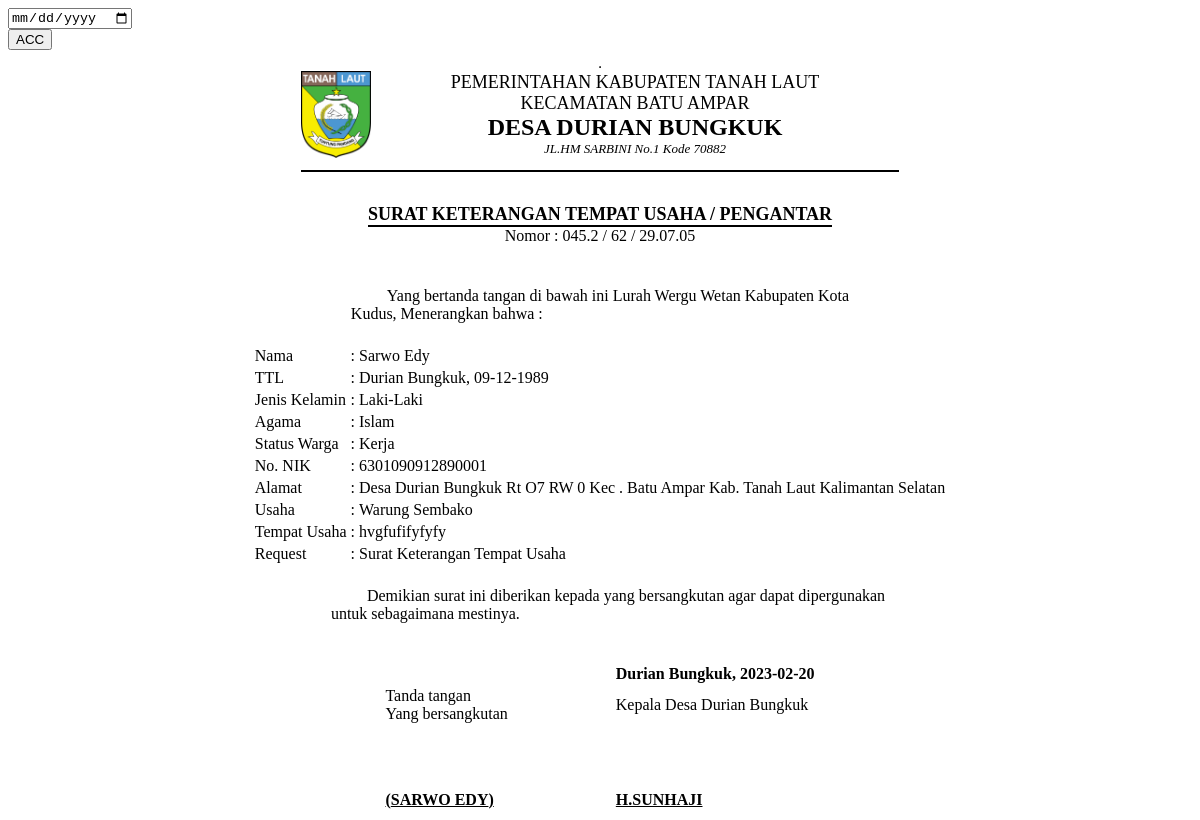
Page /demo1/view_sktu.php?id_request_sktu=62 on the committed database.
### tables this page shows
CREATE TABLE `data_request_sktu` (
  `id_request_sktu` int(11) NOT NULL,
  `nik` varchar(16) NOT NULL,
  `tanggal_request` timestamp NOT NULL DEFAULT current_timestamp(),
  `scan_ktp` text NOT NULL,
  `scan_kk` text NOT NULL,
  `usaha` varchar(30) NOT NULL,
  `keperluan` varchar(20) NOT NULL,
  `keterangan` varchar(50) NOT NULL DEFAULT 'Data sedang diperiksa oleh staff',
  `request` varchar(20) NOT NULL DEFAULT 'TEMPAT USAHA',
  `status` int(11) NOT NULL,
  `acc` date NOT NULL
);

CREATE TABLE `data_user` (
  `nik` varchar(16) NOT NULL,
  `password` varchar(225) NOT NULL,
  `hak_akses` varchar(225) NOT NULL,
  `nama` varchar(30) NOT NULL,
  `tanggal_lahir` date NOT NULL,
  `tempat_lahir` varchar(30) NOT NULL,
  `jekel` varchar(20) NOT NULL,
  `agama` varchar(20) NOT NULL,
  `alamat` text NOT NULL,
  `telepon` varchar(13) NOT NULL,
  `status_warga` varchar(30) NOT NULL
);

### demo1/view_sktu.php (the view, shortened to what this page needs)
<?php include '../konek.php';?>
<link href="css/sweetalert.css" rel="stylesheet" type="text/css">
<?php
	if(isset($_GET['id_request_sktu'])){
		$id=$_GET['id_request_sktu'];
		$sql = "SELECT * FROM data_request_sktu natural join data_user WHERE id_request_sktu='$id'";
		$query = mysqli_query($konek,$sql);
        $data = mysqli_fetch_array($query,MYSQLI_BOTH);
        $id=$data['id_request_sktu'];
        $nik = $data['nik'];
		$nama = $data['nama'];
		$tempat = $data['tempat_lahir'];
        $tgl = $data['tanggal_lahir'];
        $format2 = date('d-m-Y', strtotime($tgl));
		$agama = $data['agama'];
		$jekel = $data['jekel'];
		$nama = $data['nama'];
		$alamat = $data['alamat'];
        $status_warga = $data['status_warga'];
        $keperluan = $data['keperluan'];
        $request = $data['request'];
        $usaha = $data['usaha'];
        $acc = $data['acc'];
	}
?>
                <div class="page-inner mt--5">
					<div class="row mt--2">
						<div class="col-md-6">
							<div class="card full-height">
								<div class="card-body">
								    <div class="card-tools">
                                        <form action="" method="POST" name="myForm" onsubmit="return validateForm()">
                                            <div class="form-group">
                                                <input type="date" name="tgl_acc" class="form-control">
                                                <div class="form-group">
                                                    <input type="submit" name="ttd" value="ACC" class="btn btn-primary btn-sm">
                                                </div>
                                            </div>
                                        </form>
									</div>
								</div>
							</div>
						</div>
					</div>
					<div class="row">
						<div class="col-md-12">
							<div class="card">
								<div class="card-body">
                                <table border="1" align="center">
                                <table border="0" align="center">
        <tr>
        <td><img src="../main/img/db/tanahlaut.png" width="70" height="87" alt=""></td>
        <td></td>
        <td></td>
        <td></td>
        <td></td>
        <td></td>
        <td></td>
        <td></td>
        <td></td>
        <td></td>
        <td></td>
        <td></td>
        <td></td>
        <td></td>
        <td></td>
        <td></td>
        <td></td>
        <td></td>
        <td></td>
        <td></td>
            <td>
                <center>
                    <font size="4">PEMERINTAHAN KABUPATEN TANAH LAUT</font><br>
                    <font size="4">KECAMATAN BATU AMPAR</font><br>
                    <font size="5"><b>DESA DURIAN BUNGKUK</b></font><br>
                    <font size="2"><i>JL.HM SARBINI No.1 Kode 70882</i></font><br>
                </center>
            </td>
        <td></td>
        <td></td>
        <td></td>
        <td></td>
        <td></td>
        <td></td>
        <td></td>
        <td></td>
        <td></td>
        <td></td>
        <td></td>
        <td></td>
        <td></td>
        <td></td>
        <td></td>
        <td></td>
        <td></td>
        <td></td>
        <td></td>
        <td></td>
        </tr>
        <tr>
            <td colspan="45"><hr color="black"></td>
        </tr>
    </table>
    <br>
    <table border="0" align="center">
        <tr>
            <td>
                <center>
                    <font size="4"><b>SURAT KETERANGAN TEMPAT USAHA / PENGANTAR</b></font><br>
                    <hr style="margin:0px" color="black">
                    <span>Nomor : 045.2 / <?php echo $id;?> / 29.07.05</span>
                </center>
            </td>
        </tr>
    </table>
    <br>
    <br>
    <table border="0" align="center">
        <tr>
            <td>
                &nbsp;&nbsp;&nbsp;&nbsp;&nbsp;&nbsp;&nbsp;&nbsp;&nbsp;Yang bertanda tangan di bawah ini Lurah Wergu Wetan Kabupaten Kota <br> Kudus, Menerangkan bahwa :
            </td>
        </tr>
    </table>
    <br>
    <table border="0" align="center">
        <tr>
            <td>Nama</td>
            <td>:</td>
            <td><?php echo $nama;?></td>
        </tr>
        <tr>
            <td>TTL</td>
            <td>:</td>
            <td><?php echo $tempat.", ".$format2;?></td>
        </tr>
        <tr>
            <td>Jenis Kelamin</td>
            <td>:</td>
            <td><?php echo $jekel;?></td>
        </tr>
        <tr>
            <td>Agama</td>
            <td>:</td>
            <td><?php echo $agama;?></td>
        </tr>
        <tr>
            <td>Status Warga</td>
            <td>:</td>
            <td><?php echo $status_warga;?></td>
        </tr>
        <tr>
            <td>No. NIK</td>
            <td>:</td>
            <td><?php echo $nik;?></td>
        </tr>
        <tr>
            <td>Alamat</td>
            <td>:</td>
            <td><?php echo $alamat;?></td>
        </tr>
        <tr>
            <td>Usaha</td>
            <td>:</td>
            <td><?php echo $usaha;?></td>
        </tr>
        <tr>
            <td>Tempat Usaha</td>
            <td>:</td>
            <td><?php echo $keperluan;?></td>
        </tr>
        <tr>
            <td>Request</td>
            <td>:</td>
            <?php
                if($request=="TEMPAT USAHA"){
                    $request="Surat Keterangan Tempat Usaha";
                }
            ?>
            <td><?php echo $request;?></td>
        </tr>
    </table>
    <br>
    <table border="0" align="center">
        <tr>
            <td>
                &nbsp;&nbsp;&nbsp;&nbsp;&nbsp;&nbsp;&nbsp;&nbsp;&nbsp;&nbsp;&nbsp;&nbsp;&nbsp;Demikian surat ini diberikan kepada yang bersangkutan agar dapat dipergunakan<br>&nbsp;&nbsp;&nbsp;&nbsp;untuk sebagaimana mestinya.
            </td>
        </tr>
    </table>
    <br>
    <br>
    <table border="0" align="center">
        <tr>
            <th></th>
            <th width="100px"></th>
            <th>Durian Bungkuk, <?php echo $acc;?></th>
        </tr>
        <tr>
            <td>Tanda tangan <br> Yang bersangkutan </td>
            <td></td>
            <td>Kepala Desa Durian Bungkuk</td>
        </tr>
        <tr>
            <td rowspan="15"></td>
            <td></td>
            <td rowspan="15"></td>
        </tr>
        <tr>
            <td></td>
        </tr>
        <tr>
            <td></td>
        </tr>
        <tr>
            <td></td>
        </tr>
        <tr>
            <td></td>
        </tr>
        <tr>
            <td></td>
        </tr>
        <tr>
            <td></td>
        </tr>
        <tr>
            <td></td>
        </tr>
        <tr>
            <td></td>
        </tr>
        <tr>
            <td></td>
        </tr>
        <tr>
            <td></td>
        </tr>
        <tr>
            <td></td>
        </tr>
        <tr>
            <td></td>
        </tr><tr>
            <td></td>
        </tr><tr>
            <td></td>
        </tr><tr>
            <td></td>
        </tr>
        <tr>
            <td><b style="text-transform:uppercase"><u>(<?php echo $nama;?>)</u></b></td>
            <td></td>
            <td><b><u> H.SUNHAJI</u></b></td>
        </tr>
    </table>
                                </table>
								</div>
							</div>
						</div>
					</div>
			</div>

### rows in the picture
data_request_sktu: id_request_sktu "62", nik.nama "Sarwo Edy", nik.tempat_lahir "Durian Bungkuk", nik.tanggal_lahir "09-12-1989", nik.jekel "Laki-Laki", nik.agama "Islam", nik.status_warga "Kerja", nik "6301090912890001", nik.alamat "Desa Durian Bungkuk Rt O7 RW 0 Kec . Batu Ampar Kab. Tanah Laut Kalimantan Selatan", usaha "Warung Sembako", keperluan "hvgfufifyfyfy", request "Surat Keterangan Tempat Usaha", acc "2023-02-20", nik.nama "SARWO EDY"
